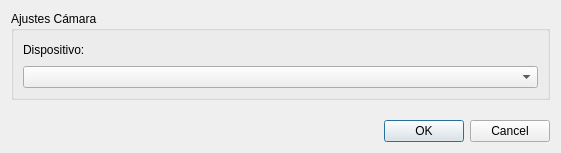
<?xml version="1.0" encoding="UTF-8"?>
<ui version="4.0">
 <class>Dialog</class>
 <widget class="QDialog" name="Dialog">
  <property name="geometry">
   <rect>
    <x>0</x>
    <y>0</y>
    <width>561</width>
    <height>153</height>
   </rect>
  </property>
  <property name="windowTitle">
   <string>Preconfiguración Cámara</string>
  </property>
  <layout class="QGridLayout" name="gridLayout_4">
   <item row="2" column="0">
    <widget class="QDialogButtonBox" name="caja_botones">
     <property name="orientation">
      <enum>Qt::Horizontal</enum>
     </property>
     <property name="standardButtons">
      <set>QDialogButtonBox::Cancel|QDialogButtonBox::Ok</set>
     </property>
    </widget>
   </item>
   <item row="0" column="0">
    <widget class="QGroupBox" name="wrapper">
     <property name="title">
      <string>Ajustes Cámara</string>
     </property>
     <layout class="QGridLayout" name="gridLayout_2">
      <item row="0" column="0" colspan="2">
       <widget class="QLabel" name="label_2">
        <property name="text">
         <string>Dispositivo:</string>
        </property>
       </widget>
      </item>
      <item row="1" column="0" colspan="2">
       <widget class="QComboBox" name="caja_dispositivo"/>
      </item>
     </layout>
    </widget>
   </item>
   <item row="1" column="0">
    <spacer name="verticalSpacer">
     <property name="orientation">
      <enum>Qt::Vertical</enum>
     </property>
     <property name="sizeType">
      <enum>QSizePolicy::Minimum</enum>
     </property>
     <property name="sizeHint" stdset="0">
      <size>
       <width>20</width>
       <height>14</height>
      </size>
     </property>
    </spacer>
   </item>
  </layout>
 </widget>
 <resources/>
 <connections>
  <connection>
   <sender>caja_botones</sender>
   <signal>accepted()</signal>
   <receiver>Dialog</receiver>
   <slot>accept()</slot>
   <hints>
    <hint type="sourcelabel">
     <x>322</x>
     <y>272</y>
    </hint>
    <hint type="destinationlabel">
     <x>44</x>
     <y>230</y>
    </hint>
   </hints>
  </connection>
  <connection>
   <sender>caja_botones</sender>
   <signal>rejected()</signal>
   <receiver>Dialog</receiver>
   <slot>reject()</slot>
   <hints>
    <hint type="sourcelabel">
     <x>405</x>
     <y>262</y>
    </hint>
    <hint type="destinationlabel">
     <x>364</x>
     <y>227</y>
    </hint>
   </hints>
  </connection>
 </connections>
</ui>
